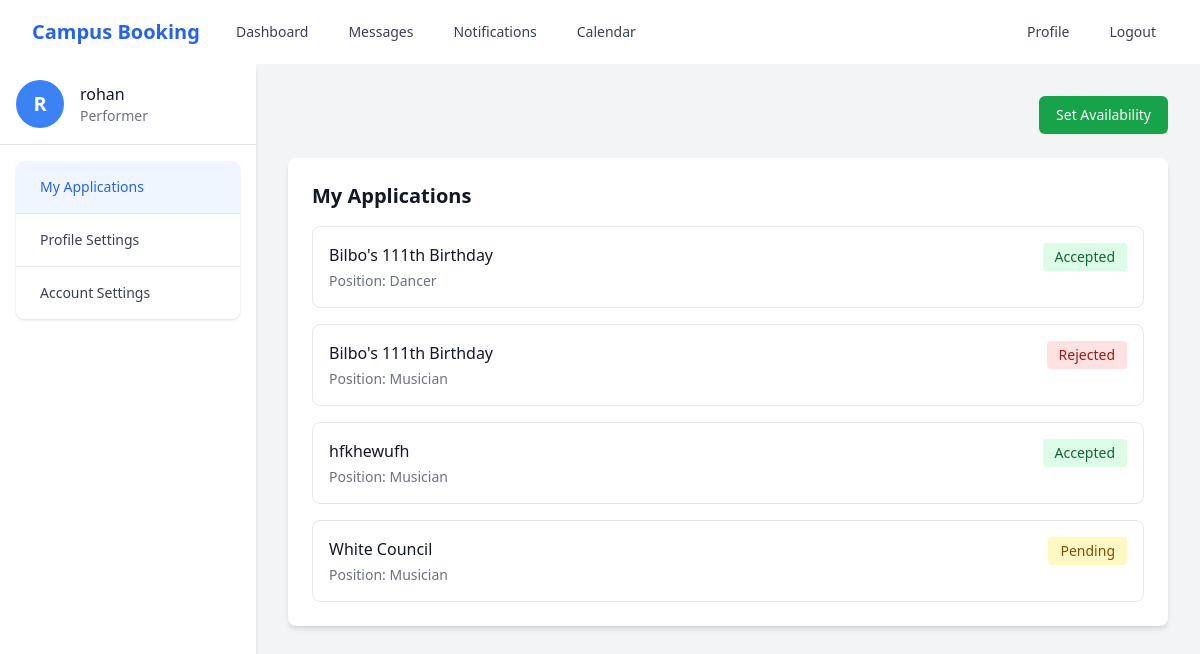
Page /accounts/dashboard/ (signed in) on the committed database.
### accounts/models.py (models this page shows, shortened)
class Profile(models.Model):
    ROLE_CHOICES = (
        ('performer', 'Performer'),
        ('organizer', 'Organizer'),
    )
    user = models.OneToOneField(User, on_delete=models.CASCADE, related_name='profile')
    role = models.CharField(max_length=20, choices=ROLE_CHOICES)
    bio = models.TextField(max_length=500, blank=True)
    rating = models.DecimalField(max_digits=3, decimal_places=1, null=True, blank=True)
    email_notifications = models.BooleanField(default=True)
    application_updates = models.BooleanField(default=True)
    show_profile = models.BooleanField(default=True)
    created_at = models.DateTimeField(auto_now_add=True)
    updated_at = models.DateTimeField(auto_now=True)

### home/models.py (models this page shows, shortened)
class EventApplication(models.Model):
    STATUS_CHOICES = [
        ('pending', 'Pending'),
        ('accepted', 'Accepted'),
        ('rejected', 'Rejected'),
    ]
    event = models.ForeignKey(Event, on_delete=models.CASCADE, related_name='applications')
    performer = models.ForeignKey(User, on_delete=models.CASCADE, related_name='event_applications')
    talent_type = models.ForeignKey(EventTalent, on_delete=models.CASCADE)
    message = models.TextField(blank=True)
    status = models.CharField(max_length=20, choices=STATUS_CHOICES, default='pending')
    created_at = models.DateTimeField(auto_now_add=True)
    updated_at = models.DateTimeField(auto_now=True)
    class Meta:
        unique_together = ['event', 'performer', 'talent_type']

class Event(models.Model):
    STATUS_CHOICES = [
        ('draft', 'Draft'),
        ('published', 'Published'),
        ('cancelled', 'Cancelled'),
    ]
    title = models.CharField(max_length=200)
    description = models.TextField()
    category = models.ForeignKey(Category, on_delete=models.SET_NULL, null=True)
    venue = models.ForeignKey(Venue, on_delete=models.SET_NULL, null=True)
    date = models.DateField()
    start_time = models.TimeField()
    end_time = models.TimeField()
    organizer = models.ForeignKey(User, on_delete=models.CASCADE, related_name='organized_events')
    status = models.CharField(max_length=20, choices=STATUS_CHOICES, default='draft')
    allow_manual_invites = models.BooleanField(default=True)
    created_at = models.DateTimeField(auto_now_add=True)
    updated_at = models.DateTimeField(auto_now=True)

class EventTalent(models.Model):
    TALENT_TYPE_CHOICES = [
        ('musician', 'Musician'),
        ('dancer', 'Dancer'),
        ('speaker', 'Speaker'),
        ('other', 'Other'),
    ]
    event = models.ForeignKey(Event, on_delete=models.CASCADE, related_name='talent_needs')
    talent_type = models.CharField(max_length=20, choices=TALENT_TYPE_CHOICES)
    description = models.TextField()
    quantity_needed = models.PositiveIntegerField(default=1)
    created_at = models.DateTimeField(auto_now_add=True)

### accounts/views.py (the view, shortened to what this page needs)
# urls.py: path('dashboard/', views.dashboard, name='dashboard'),
@login_required
def dashboard(request):
    if not hasattr(request.user, 'profile'):
        Profile.objects.create(user=request.user)
    active_tab = request.GET.get('tab')
    if not active_tab:
        if request.user.profile.role == 'organizer':
            active_tab = 'events'
        else:
            active_tab = 'applications'
    context = {
        'active_tab': active_tab,
        'user': request.user,
    }
    if request.user.profile.role == 'organizer':
        if active_tab == 'events':
            context['events'] = Event.objects.filter(
                organizer=request.user
            ).order_by('-created_at')
        elif active_tab == 'requests':
            context['requests'] = EventApplication.objects.filter(
                event__organizer=request.user
            ).select_related('performer', 'event').order_by('-created_at')
    else:  # Performer
        if active_tab == 'applications':
            context['applications'] = EventApplication.objects.filter(
                performer=request.user
            ).select_related('event', 'talent_type').order_by('-created_at')
    return render(request, 'accounts/dashboard.html', context)

### accounts/context_processors.py (called while the page is built)
def notification_processor(request):
    notification_count = 0
    if request.user.is_authenticated:
        notification_count = request.user.notifications.filter(is_read=False).count()
    return {
        'notification_count': notification_count
    }

### accounts/templates/accounts/dashboard.html (shortened to what this page needs)
{% extends "base.html" %}
{% block content %}
<div class="flex h-screen bg-gray-100">
    <div class="w-64 bg-white shadow-md">
        <div class="p-4 border-b border-gray-200">
            <div class="flex items-center space-x-4">
                <div class="w-12 h-12 bg-blue-500 rounded-full flex items-center justify-center text-white text-xl font-bold">
                    {{ user.username|first|upper }}
                </div>
                <div>
                    <p class="font-medium text-gray-900">{{ user.username }}</p>
                    <p class="text-sm text-gray-500">{{ user.profile.get_role_display }}</p>
                </div>
            </div>
        </div>
        <nav class="p-4">
            <div class="bg-white shadow rounded-lg overflow-hidden">
                <div class="divide-y divide-gray-200">
                    {% if user.profile.role == 'organizer' %}
                    <a href="?tab=events" class="block px-6 py-4 text-sm font-medium {% if active_tab == 'events' %}bg-blue-50 text-blue-600{% else %}text-gray-700 hover:bg-gray-50{% endif %}">
                        My Events
                    </a>
                    <a href="?tab=requests" class="block px-6 py-4 text-sm font-medium {% if active_tab == 'requests' %}bg-blue-50 text-blue-600{% else %}text-gray-700 hover:bg-gray-50{% endif %}">
                        Booking Requests
                    </a>
                    {% else %}
                    <a href="?tab=applications" class="block px-6 py-4 text-sm font-medium {% if active_tab == 'applications' %}bg-blue-50 text-blue-600{% else %}text-gray-700 hover:bg-gray-50{% endif %}">
                        My Applications
                    </a>
                    {% endif %}
                    <a href="?tab=profile" class="block px-6 py-4 text-sm font-medium {% if active_tab == 'profile' %}bg-blue-50 text-blue-600{% else %}text-gray-700 hover:bg-gray-50{% endif %}">
                        Profile Settings
                    </a>
                    <a href="?tab=settings" class="block px-6 py-4 text-sm font-medium {% if active_tab == 'settings' %}bg-blue-50 text-blue-600{% else %}text-gray-700 hover:bg-gray-50{% endif %}">
                        Account Settings
                    </a>
                </div>
            </div>
        </nav>
    </div>
    <div class="flex-1 p-8 overflow-y-auto">
        {% if user.profile.role == 'organizer' %}
        <div class="flex justify-end mb-6">
            <a href="{% url 'create_event' %}" class="inline-flex items-center px-4 py-2 border border-transparent text-sm font-medium rounded-md shadow-sm text-white bg-blue-600 hover:bg-blue-700 focus:outline-none focus:ring-2 focus:ring-offset-2 focus:ring-blue-500">
                + Create Event
            </a>
        </div>
        {% elif user.profile.role == 'performer' %}
        <div class="flex justify-end mb-6">
            <button id="open-availability-modal" type="button" class="inline-flex items-center px-4 py-2 border border-transparent text-sm font-medium rounded-md shadow-sm text-white bg-green-600 hover:bg-green-700 focus:outline-none focus:ring-2 focus:ring-offset-2 focus:ring-green-500">
                Set Availability
            </button>
        </div>
        {% endif %}
        {% if active_tab == 'applications' %}
            <div class="bg-white rounded-lg shadow-md p-6">
                <h2 class="text-xl font-semibold mb-4 text-gray-900">My Applications</h2>
                {% if user.event_applications.all %}
                <div class="space-y-4">
                    {% for application in user.event_applications.all %}
                    <div class="border border-gray-200 rounded-lg p-4">
                        <div class="flex justify-between items-start">
                            <div>
                                <h3 class="font-medium">
                                    <a href="{% url 'event_detail' application.event.id %}" class="text-gray-900 hover:text-blue-600">
                                        {{ application.event.title }}
                                    </a>
                                </h3>
                                <p class="text-sm text-gray-500 mt-1">
                                    Position: {{ application.talent_type.get_talent_type_display }}
                                </p>
                            </div>
                            <span class="px-3 py-1 rounded text-sm font-medium
                                {% if application.status == 'pending' %}bg-yellow-100 text-yellow-800
                                {% elif application.status == 'accepted' %}bg-green-100 text-green-800
                                {% elif application.status == 'rejected' %}bg-red-100 text-red-800{% endif %}">
                                {{ application.get_status_display }}
                            </span>
                        </div>
                    </div>
                    {% endfor %}
                </div>
                {% else %}
                <p class="text-gray-500">No applications yet.</p>
                {% endif %}
            </div>
        {% endif %}
    </div>
</div>
{% endblock %}

### templates/base.html (style rules this page uses)
:root { color-scheme: light; }
body { @apply bg-gray-50 text-gray-900; }
.bg-white { @apply bg-white; }
.text-gray-700 { @apply text-gray-700; }
.shadow { @apply shadow-gray-200; }

### rows in the picture
EventApplication: event "Bilbo's 111th Birthday", talent_type.talent_type "Dancer", status "Accepted"
EventApplication: event "Bilbo's 111th Birthday", talent_type.talent_type "Musician", status "Rejected"
EventApplication: event "hfkhewufh", talent_type.talent_type "Musician", status "Accepted"
EventApplication: event "White Council", talent_type.talent_type "Musician", status "Pending"

### other values in the picture
{{ user.username|first|upper }} "R"
{{ user.username }} "rohan"
{{ user.profile.get_role_display }} "Performer"
